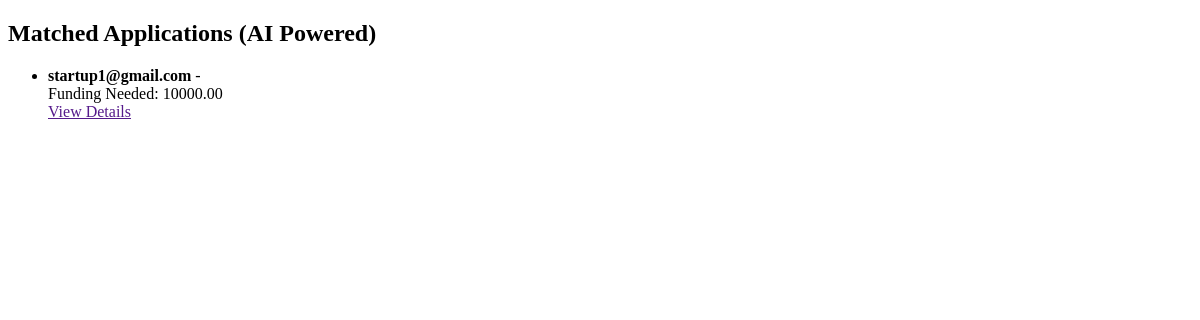
/investor/explore/ (signed in), run on an earlier commit of the app's database.
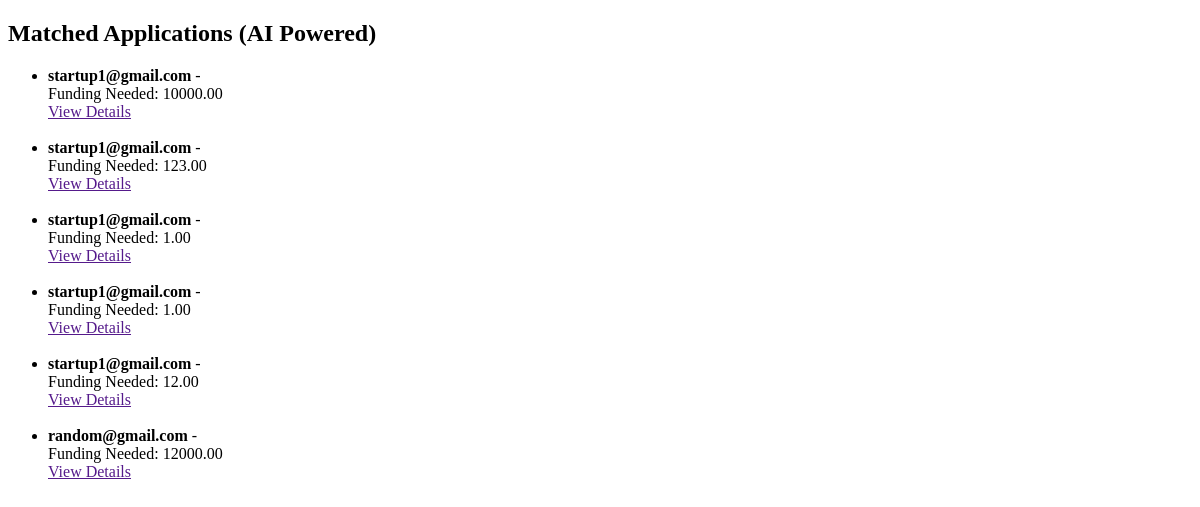
And on a later commit of the database.
### applications/models.py (models this page shows, shortened)
class ApplicationModel(models.Model):
    STATUS_CHOICES = [
        ("pending", "Pending"),
        ("approved", "Approved"),
        ("rejected", "Rejected"),
    ]
    FUNDING_ROUNDS = [
        ("pre_seed", "Pre-Seed"),
        ("seed", "Seed"),
        ("series_a", "Series A"),
        ("series_b", "Series B"),
        ("series_c", "Series C"),
        ("ipo", "IPO"),
    ]
    TYPE_CHOICES = [
        ("tech", "Tech"),
        ("healthcare", "Healthcare"),
        ("finance", "Finance"),
        ("education", "Education"),
        ("other", "Other"),
    ]
    reference_id = models.UUIDField(default=uuid.uuid4, unique=True, editable=False)
    startup = models.ForeignKey(
        CustomUser,
        on_delete=models.CASCADE,
        limit_choices_to={"user_type": "startup"},
        related_name="startup_applications"
    )
    type = models.CharField(max_length=20, choices=TYPE_CHOICES, default="other")  # Type of startup
    funding_round = models.CharField(max_length=20, choices=FUNDING_ROUNDS, default="pre_seed")  # Funding stage
    funding_amount = models.DecimalField(max_digits=15, decimal_places=2)
    pitch_deck = models.FileField(
        upload_to="pitch_decks/",
        blank=True,
        null=True,
        validators=[FileExtensionValidator(allowed_extensions=["pdf", "ppt", "pptx"])]
    )  # Only PDFs and PPTs allowed
    business_plan_summary = models.TextField(
        max_length=1000,
        help_text="Provide a short summary of your business plan (max 1000 characters)"
    )  # Short summary instead of file
    status = models.CharField(max_length=10, choices=STATUS_CHOICES, default="pending")
    investor_views = models.ManyToManyField(
        CustomUser,
        related_name="viewed_applications",
        blank=True,
        limit_choices_to={"user_type": "investor"}
    )
    created_at = models.DateTimeField(auto_now_add=True)

### users/models.py (models this page shows, shortened)
class CustomUser(AbstractUser):
    USER_TYPES = (
        ("startup", "Startup"),
        ("investor", "Investor"),
    )
    username=None
    user_type = models.CharField(max_length=10, choices=USER_TYPES)
    email = models.EmailField(unique=True)
    USERNAME_FIELD = "email"
    REQUIRED_FIELDS = ["user_type"]

### investor/views.py (the view)
# urls.py: path('explore/', views.explore_startup),
@login_required
def explore_startup(request):
    applications=ApplicationModel.objects.all()
    return render(request, "investors/application.html", {"applications": applications})

### templates/investors/application.html (shortened to what this page needs)
<!DOCTYPE html>
<html lang="en">
<head>
</head>
<body>
{% block content %}
<h2>Matched Applications (AI Powered)</h2>
<ul>
    {% for application in applications %}
        <li>
            <strong>{{ application.startup.email }}</strong> - {{ application.industry }}
            <br>Funding Needed: {{ application.funding_amount }}
            <br><a href="">View Details</a> <br> <br>
        </li>
    {% empty %}
        <p>No suitable applications found.</p>
    {% endfor %}
</ul>
{% endblock %}
</body>
</html>

What changed in the data, as far as the page shows it:
added ApplicationModel: startup.email "startup1@gmail.com", funding_amount "123.00"
added ApplicationModel: startup.email "startup1@gmail.com", funding_amount "1.00"
added ApplicationModel: startup.email "startup1@gmail.com", funding_amount "1.00"
added ApplicationModel: startup.email "startup1@gmail.com", funding_amount "12.00"
added ApplicationModel: startup.email "random@gmail.com", funding_amount "12000.00"
